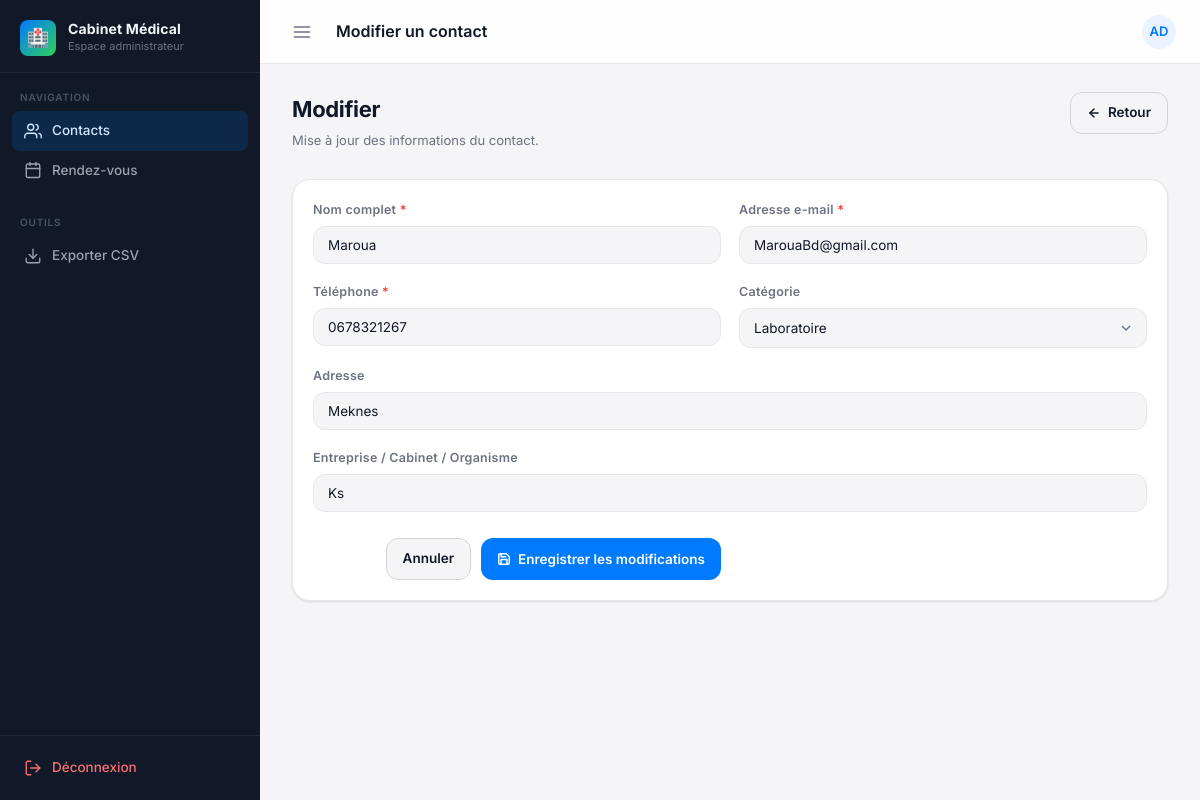
Page /edit/6 (signed in) on the committed database.
### tables this page shows
CREATE TABLE contacts (
                    id INTEGER PRIMARY KEY AUTOINCREMENT,
                    name TEXT NOT NULL,
                    email TEXT UNIQUE NOT NULL,
                    phone TEXT NOT NULL,
                    category TEXT DEFAULT 'General',
                    address TEXT DEFAULT '',
                    company TEXT DEFAULT ''
                );

### app.py (the view, shortened to what this page needs)
@app.route("/edit/<int:id>", methods=["GET", "POST"])
def edit_contact(id):
    if not require_login():
        return redirect(url_for("login"))
    conn = connect()
    cur = conn.cursor()
    cur.execute("SELECT * FROM contacts WHERE id=?", (id,))
    contact = cur.fetchone()
    conn.close()
    return render_template("form.html", contact=contact)

### app.py (called while the page is built)
def connect():
    return sqlite3.connect(DB_PATH)

def require_login():
    return session.get("admin") is True

### templates/form.html (shortened to what this page needs)
{% extends 'base.html' %}
{% block topbar_title %}{{ 'Modifier' if contact else 'Ajouter' }} un contact{% endblock %}
{% block content %}
<div class="page-header">
  <div class="page-header-text">
    <h1>{{ 'Modifier' if contact else 'Nouveau contact' }}</h1>
    <p>{{ 'Mise à jour des informations du contact.' if contact else 'Renseignez les informations du nouveau contact.' }}</p>
  </div>
  <div class="page-header-actions">
    <a class="btn btn-secondary" href="{{ url_for('contacts') }}">
      <svg width="14" height="14" viewBox="0 0 24 24" fill="none" stroke="currentColor" stroke-width="2.5" stroke-linecap="round" stroke-linejoin="round"><line x1="19" y1="12" x2="5" y2="12"/><polyline points="12 19 5 12 12 5"/></svg>
      Retour
    </a>
  </div>
</div>
<div class="card">
  <form class="form-grid" method="post">
    <div class="field">
      <label>Nom complet <span class="required-star">*</span></label>
      <input name="name" placeholder="Ex. : Dr. Ahmed Benali" value="{{ contact[1] if contact else '' }}" required>
    </div>
    <div class="field">
      <label>Adresse e-mail <span class="required-star">*</span></label>
      <input type="email" name="email" placeholder="exemple@email.com" value="{{ contact[2] if contact else '' }}" required>
    </div>
    <div class="field">
      <label>Téléphone <span class="required-star">*</span></label>
      <input name="phone" placeholder="06 XX XX XX XX" value="{{ contact[3] if contact else '' }}" required>
    </div>
    <div class="field">
      <label>Catégorie</label>
      <select name="category">
        {% set selected = contact[4] if contact else 'General' %}
        {% for cat in ['General', 'Patient', 'Fournisseur', 'Laboratoire', 'Client', 'Collègue'] %}
          <option value="{{ cat }}" {% if selected == cat %}selected{% endif %}>{{ cat }}</option>
        {% endfor %}
      </select>
    </div>
    <div class="field full-width">
      <label>Adresse</label>
      <input name="adress" placeholder="Ex. : 12 Rue de la Médecine, Casablanca" value="{{ contact[5] if contact else '' }}">
    </div>
    <div class="field full-width">
      <label>Entreprise / Cabinet / Organisme</label>
      <input name="company" placeholder="Ex. : Laboratoire Bio-Santé" value="{{ contact[6] if contact else '' }}">
    </div>
    <div class="form-actions full-width">
      <a class="btn btn-secondary" href="{{ url_for('contacts') }}">Annuler</a>
      <button type="submit" class="btn btn-primary">
        <svg width="14" height="14" viewBox="0 0 24 24" fill="none" stroke="currentColor" stroke-width="2.5" stroke-linecap="round" stroke-linejoin="round"><path d="M19 21H5a2 2 0 0 1-2-2V5a2 2 0 0 1 2-2h11l5 5v11a2 2 0 0 1-2 2z"/><polyline points="17 21 17 13 7 13 7 21"/><polyline points="7 3 7 8 15 8"/></svg>
        {{ 'Enregistrer les modifications' if contact else 'Créer le contact' }}
      </button>
    </div>
  </form>
</div>
{% endblock %}

### static/style.css (style rules this page uses)
:root { --primary: #007AFF; --primary-dark: #005FCC; --primary-soft: #EAF3FF; --accent: #30D158; --bg: #F5F5F7; --surface: #FFFFFF; --text: #111827; --text-muted: #6B7280; --text-light: #9CA3AF; --border: #E5E7EB; --border-strong: #D1D5DB; --success: #34C759; --success-bg: #ECFDF3; --danger: #FF3B30; --danger-bg: #FEF2F2; --warning: #FF9500; --warning-bg: #FFF7ED; --sidebar: #111827; --sidebar-hover: #1F2937; --navbar: #111827; --table-header: #111827; --whatsapp: #25D366; --email: #EA4335; --sidebar-width: 260px; --sidebar-collapsed: 0px; --topbar-height: 64px; --radius-sm: 8px; --radius: 12px; --radius-lg: 18px; --shadow-sm: 0 1px 3px rgba(17,24,39,.08), 0 1px 2px rgba(17,24,39,.04); --shadow: 0 8px 24px rgba(17,24,39,.10); --shadow-lg: 0 18px 50px rgba(17,24,39,.16); }
* { box-sizing: border-box; margin: 0; padding: 0; }
body { font-family: 'Inter', system-ui, sans-serif; background: var(--bg); color: var(--text); font-size: 14px; line-height: 1.6; }
.page-header { display: flex; align-items: flex-start; justify-content: space-between; gap: 16px; margin-bottom: 28px; flex-wrap: wrap; }
.page-header-text h1 { font-size: 22px; font-weight: 700; color: var(--text); letter-spacing: -.015em; }
.page-header-text p { font-size: 13px; color: var(--text-muted); margin-top: 3px; }
.page-header-actions { display: flex; gap: 10px; align-items: center; flex-wrap: wrap; }
.card { background: var(--surface); border: 1px solid var(--border); border-radius: var(--radius-lg); padding: 20px; margin-bottom: 20px; box-shadow: var(--shadow-sm); }
.btn { display: inline-flex; align-items: center; gap: 7px; padding: 9px 16px; border-radius: var(--radius); font-size: 13.5px; font-weight: 600; cursor: pointer; text-decoration: none; border: none; transition: all .15s; white-space: nowrap; font-family: inherit; }
.btn-primary { background: var(--primary); color: #fff; }
.btn-secondary { background: var(--bg); color: var(--text); border: 1px solid var(--border-strong); }
.form-grid { display: grid; grid-template-columns: repeat(2, 1fr); gap: 18px; }
.field { display: flex; flex-direction: column; gap: 6px; }
.field.full-width { grid-column: 1 / -1; }
.field label { font-size: 12.5px; font-weight: 600; color: var(--text-muted); letter-spacing: .02em; }
.field input, .field select, .field textarea { padding: 10px 14px; border: 1px solid var(--border); border-radius: var(--radius); background: var(--bg); font-size: 13.5px; color: var(--text); font-family: inherit; transition: border .15s, box-shadow .15s; width: 100%; }
.field input::placeholder { color: var(--text-light); }
.field select { appearance: none; background-repeat: no-repeat; background-position: right 12px center; padding-right: 36px; }
.form-actions { display: flex; gap: 10px; justify-content: flex-end; padding-top: 8px; }
.required-star { color: var(--danger); }

### rows in the picture
contacts: name "Maroua", email "MarouaBd@gmail.com", phone "0678321267", category "Laboratoire", adress "Meknes", company "Ks"

### other values in the picture
{{ 'Modifier' if contact else 'Ajouter' }} "Modifier"
{{ 'Modifier' if contact else 'Nouveau contact' }} "Modifier"
{{ 'Enregistrer les modifications' if contact else 'Créer le contact' }} "Enregistrer les modifications"
